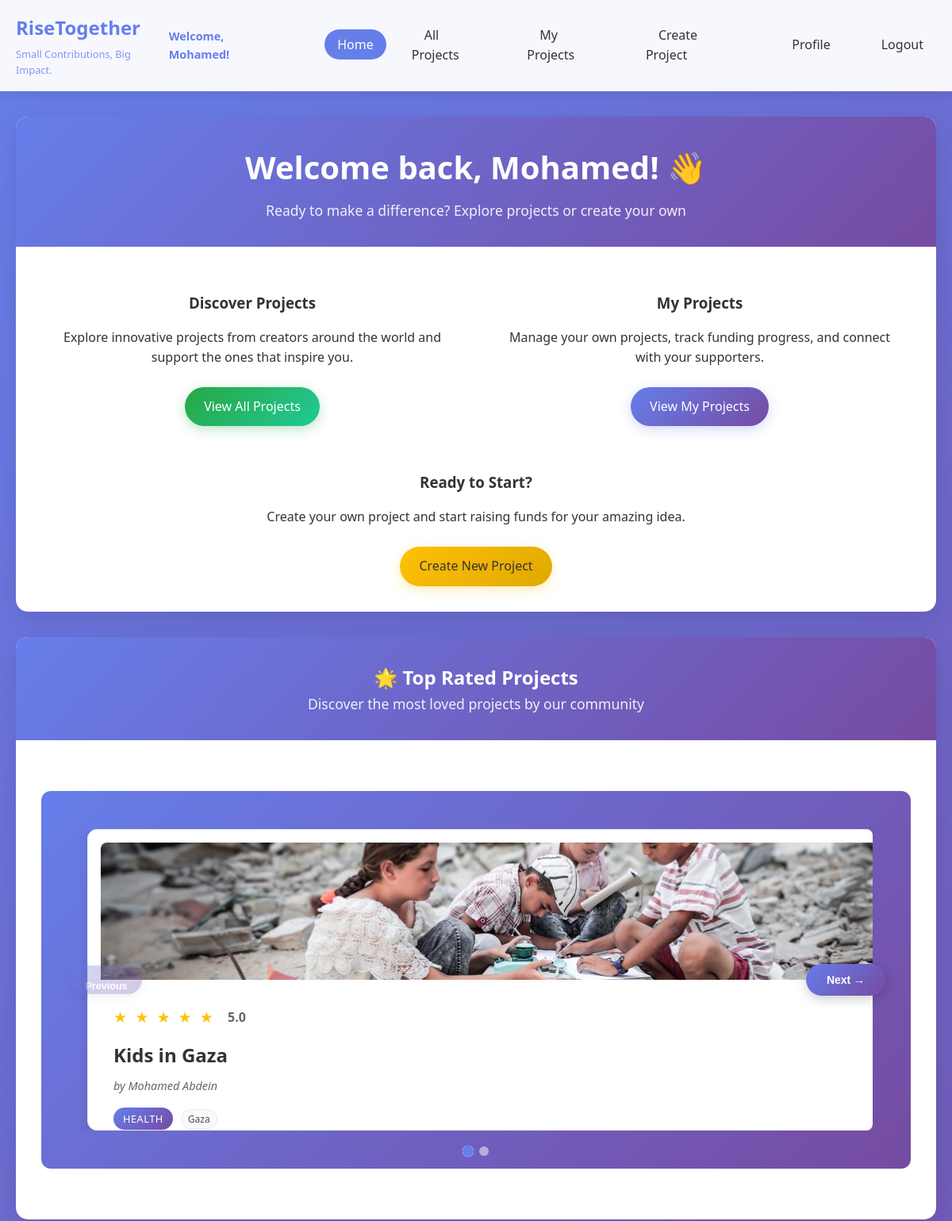
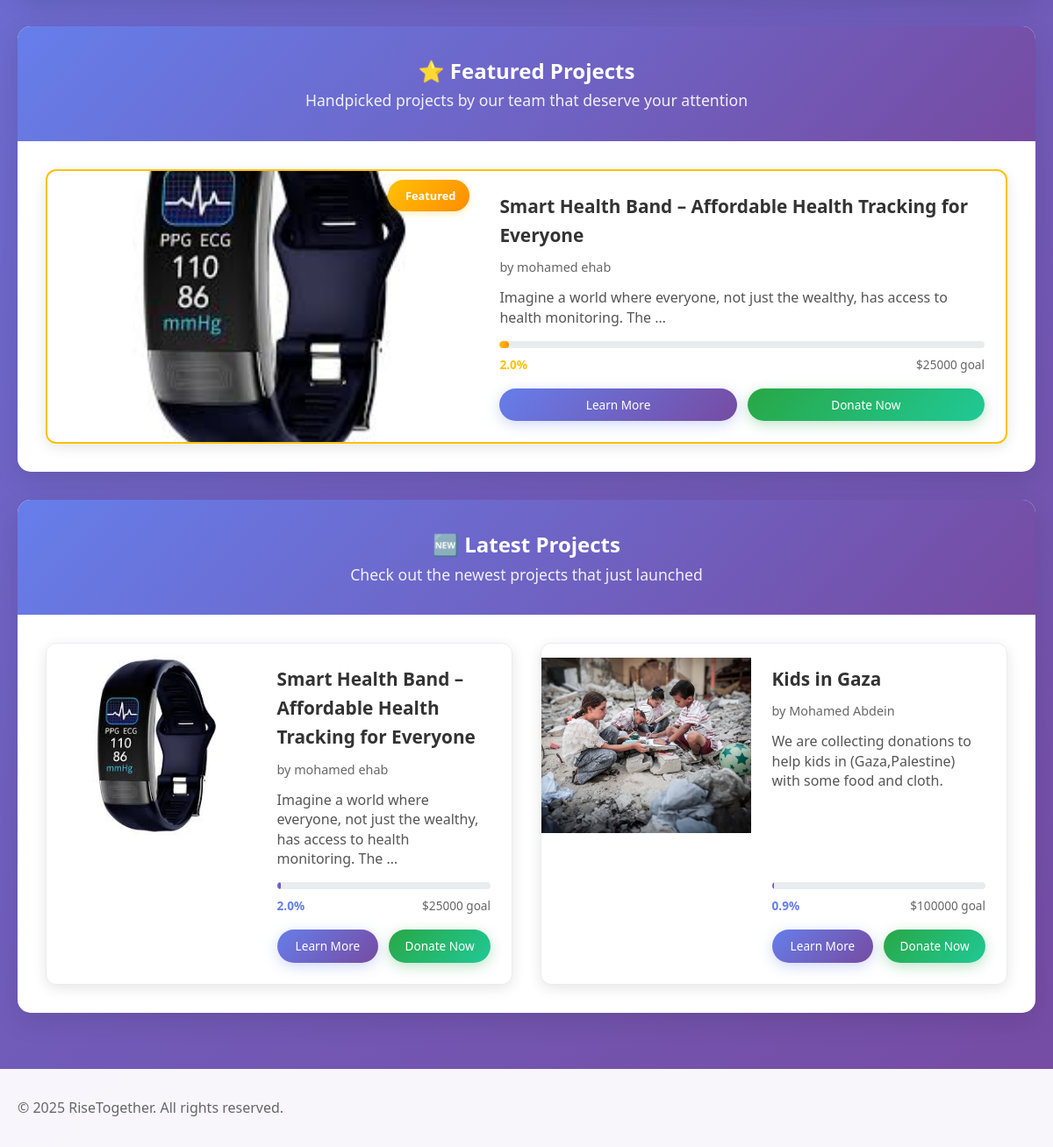
/accounts/home/ (signed in), run on the app's committed database (2 pictures, top to bottom).
### accounts/models.py (models this page shows)
class CustomUser(AbstractUser):
    phone_number = models.CharField(max_length=15, unique=True, null=True, blank=True)
    birthdate = models.DateField(null=True, blank=True)
    gender = models.CharField(max_length=10, choices=[('Male', 'Male'), ('Female', 'Female')])
    country = models.CharField(max_length=50)
    profile_picture = models.ImageField(upload_to='profile_pics/', blank=True, null=True)
    bio = models.TextField(blank=True,null=True)
    is_active = models.BooleanField(default=False)  # Users must activate their account via email

### projects/models.py (models this page shows, shortened)
class Project(models.Model):
    owner = models.ForeignKey(settings.AUTH_USER_MODEL, on_delete=models.CASCADE)
    title = models.CharField(max_length=200)
    details = models.TextField()
    category = models.ForeignKey(Category, on_delete=models.SET_NULL, null=True)
    total_target = models.DecimalField(max_digits=10, decimal_places=2)
    tags = models.CharField(max_length=200, blank=True)
    start_time = models.DateTimeField()
    end_time = models.DateTimeField()
    image = models.ImageField(upload_to='project_images/', blank=True, null=True)
    STATUS_CHOICES = [
        ('active', 'Active'),
        ('cancelled', 'Cancelled'),
        ('completed', 'Completed'),
    ]
    status = models.CharField(max_length=20, choices=STATUS_CHOICES, default='active')
    featured = models.BooleanField(default=False, help_text="Mark this project as featured to display it on the home page")
    def get_main_image(self):
        if self.image:
            return self.image
        first_image = self.projectimage_set.first()
        return first_image.image if first_image else None
    def get_donation_percentage(self):
        total_donations = sum(donation.amount for donation in self.donation_set.all())
        if self.total_target > 0:
            return (total_donations / self.total_target) * 100
        return 0

class Category(models.Model):
    name = models.CharField(max_length=100)

class Donation(models.Model):
    user = models.ForeignKey(settings.AUTH_USER_MODEL, on_delete=models.CASCADE)
    project = models.ForeignKey('Project', on_delete=models.CASCADE)
    amount = models.DecimalField(max_digits=10, decimal_places=2)
    timestamp = models.DateTimeField(auto_now_add=True)

### accounts/views.py (the view)
# urls.py: path('home/', views.home_view, name='home'),
@login_required
def home_view(request):
    from projects.models import Project
    from django.db.models import Avg
    top_projects = Project.objects.filter(
        status='active'
    ).annotate(
        avg_rating=Avg('projectrating__rating')
    ).filter(
        avg_rating__isnull=False
    ).order_by('-avg_rating')[:5]
    latest_projects = Project.objects.filter(
        status='active'
    ).order_by('-start_time')[:5]
    featured_projects = Project.objects.filter(
        status='active',
        featured=True
    ).order_by('-start_time')[:5]
    return render(request, 'home.html', {
        'top_projects': top_projects,
        'latest_projects': latest_projects,
        'featured_projects': featured_projects
    })

### templates/home.html (shortened to what this page needs)
{% extends 'base.html' %}
{% block content %}
<div class="card mb-4">
    <div class="card-header">
        <h1>Welcome back, {{ user.first_name }}! 👋</h1>
        <p>Ready to make a difference? Explore projects or create your own</p>
    </div>
    <div class="card-content text-center">
        <div class="grid grid-2">
            <div class="p-3">
                <h3 class="mb-2">Discover Projects</h3>
                <p class="mb-3">Explore innovative projects from creators around the world and support the ones that inspire you.</p>
                <a href="{% url 'all_projects' %}" class="btn btn-success">View All Projects</a>
            </div>
            <div class="p-3">
                <h3 class="mb-2">My Projects</h3>
                <p class="mb-3">Manage your own projects, track funding progress, and connect with your supporters.</p>
                <a href="{% url 'my_projects' %}" class="btn">View My Projects</a>
            </div>
        </div>
        <div class="mt-4">
            <h3 class="mb-2">Ready to Start?</h3>
            <p class="mb-3">Create your own project and start raising funds for your amazing idea.</p>
            <a href="{% url 'create_project' %}" class="btn btn-warning">Create New Project</a>
        </div>
    </div>
</div>
{% if top_projects %}
<div class="card mb-4">
    <div class="card-header">
        <h2>🌟 Top Rated Projects</h2>
        <p>Discover the most loved projects by our community</p>
    </div>
    <div class="card-content">
        <div class="slider-container">
            <div class="slider-wrapper">
                <div class="slider-track" id="slider-track">
                    {% for project in top_projects %}
                    <div class="slider-slide">
                        <div class="project-slide-card">
                            <div class="project-slide-image">
                                {% if project.get_main_image %}
                                    <img src="{{ project.get_main_image.url }}" alt="{{ project.title }}">
                                {% else %}
                                    <div class="no-image-placeholder">
                                        <i class="fas fa-image"></i>
                                    </div>
                                {% endif %}
                            </div>
                            <div class="project-slide-content">
                                <div class="project-rating">
                                    {% for i in "12345" %}
                                        {% if forloop.counter <= project.avg_rating %}
                                            <span class="star filled">★</span>
                                        {% else %}
                                            <span class="star">☆</span>
                                        {% endif %}
                                    {% endfor %}
                                    <span class="rating-text">{{ project.avg_rating|floatformat:1 }}</span>
                                </div>
                                <h3 class="project-title">
                                    <a href="{% url 'project_detail' project.id %}">{{ project.title }}</a>
                                </h3>
                                <p class="project-owner">by {{ project.owner.first_name }} {{ project.owner.last_name }}</p>
                                <div class="project-meta">
                                    {% if project.category %}
                                        <span class="project-category">{{ project.category.name }}</span>
                                    {% endif %}
                                    {% if project.tags %}
                                        <div class="project-tags">
                                            {% for tag in project.tags.split|slice:":3" %}
                                                <span class="tag">{{ tag }}</span>
                                            {% endfor %}
                                        </div>
                                    {% endif %}
                                </div>
                            </div>
                        </div>
                    </div>
                    {% endfor %}
                </div>
            </div>
<button class="slider-nav prev" id="prev-btn" aria-label="Previous project" title="Previous project">
    ← Previous
</button>
<button class="slider-nav next" id="next-btn" aria-label="Next project" title="Next project">
    Next →
</button>
            <div class="slider-dots" id="slider-dots" role="tablist" aria-label="Project navigation">
                {% for project in top_projects %}
                <button class="dot {% if forloop.first %}active{% endif %}"
                        data-slide="{{ forloop.counter0 }}"
                        role="tab"
                        aria-label="Go to project {{ forloop.counter }}"
                        aria-selected="{% if forloop.first %}true{% else %}false{% endif %}">
                </button>
                {% endfor %}
            </div>
        </div>
    </div>
</div>
{% endif %}
{% if featured_projects %}
<div class="card mb-4">
    <div class="card-header">
        <h2>⭐ Featured Projects</h2>
        <p>Handpicked projects by our team that deserve your attention</p>
    </div>
    <div class="card-content">
        <div class="featured-projects-grid">
            {% for project in featured_projects %}
            <div class="featured-project-card">
                <div class="featured-project-image">
                    {% if project.get_main_image %}
                        <img src="{{ project.get_main_image.url }}" alt="{{ project.title }}">
                    {% else %}
                        <div class="no-image-placeholder">
                            <i class="fas fa-image"></i>
                        </div>
                    {% endif %}
                    <div class="featured-badge">
                         Featured
                    </div>
                </div>
                <div class="featured-project-content">
                    <h3 class="featured-project-title">
                        <a href="{% url 'project_detail' project.id %}">{{ project.title }}</a>
                    </h3>
                    <p class="featured-project-owner">by {{ project.owner.first_name }} {{ project.owner.last_name }}</p>
                    <p class="featured-project-description">{{ project.details|truncatewords:15 }}</p>
                    <div class="featured-progress-container">
                        <div class="featured-progress">
                            <div class="featured-progress-bar" style="--progress-width: {{ project.get_donation_percentage }}%"></div>
                        </div>
                        <div class="featured-progress-stats">
                            <span class="featured-percentage">{{ project.get_donation_percentage|floatformat:1 }}%</span>
                            <span class="featured-amount">${{ project.total_target|floatformat:0 }} goal</span>
                        </div>
                    </div>
                    <div class="featured-project-actions">
                        <a href="{% url 'project_detail' project.id %}" class="btn btn-sm btn-outline-primary">Learn More</a>
                        <a href="{% url 'donate' project.id %}" class="btn btn-sm btn-success">Donate Now</a>
                    </div>
                </div>
            </div>
            {% endfor %}
        </div>
    </div>
</div>
{% endif %}
{% if latest_projects %}
<div class="card mb-4">
    <div class="card-header">
        <h2>🆕 Latest Projects</h2>
        <p>Check out the newest projects that just launched</p>
    </div>
    <div class="card-content">
        <div class="latest-projects-grid">
            {% for project in latest_projects %}
            <div class="latest-project-card">
                <div class="latest-project-image">
                    {% if project.get_main_image %}
                        <img src="{{ project.get_main_image.url }}" alt="{{ project.title }}">
                    {% else %}
                        <div class="no-image-placeholder">
                            <i class="fas fa-image"></i>
                        </div>
                    {% endif %}
                </div>
                <div class="latest-project-content">
                    <h3 class="latest-project-title">
                        <a href="{% url 'project_detail' project.id %}">{{ project.title }}</a>
                    </h3>
                    <p class="latest-project-owner">by {{ project.owner.first_name }} {{ project.owner.last_name }}</p>
                    <p class="latest-project-description">{{ project.details|truncatewords:15 }}</p>
                    <div class="latest-progress-container">
                        <div class="latest-progress">
                            <div class="latest-progress-bar" style="--progress-width: {{ project.get_donation_percentage }}%"></div>
                        </div>
                        <div class="latest-progress-stats">
                            <span class="latest-percentage">{{ project.get_donation_percentage|floatformat:1 }}%</span>
                            <span class="latest-amount">${{ project.total_target|floatformat:0 }} goal</span>
                        </div>
                    </div>
                    <div class="latest-project-actions">
                        <a href="{% url 'project_detail' project.id %}" class="btn btn-sm btn-outline-primary">Learn More</a>
                        <a href="{% url 'donate' project.id %}" class="btn btn-sm btn-success">Donate Now</a>
                    </div>
                </div>
            </div>
            {% endfor %}
        </div>
    </div>
</div>
{% endif %}
{% endblock %}

### templates/base.html (shortened to what this page needs)
<!DOCTYPE html>
<html lang="en">
<head>
    {% load static %}
    <link rel="stylesheet" href="{% static 'style.css' %}">
</head>
<body>
    <nav class="navbar">
        <div class="nav-container">
            <div class="nav-brand-container">
                <a href="{% url 'home' %}" class="nav-brand">RiseTogether</a>
                <p class="nav-slogan">Small Contributions, Big Impact.</p>
            </div>
            <ul class="nav-menu">
                {% if user.is_authenticated %}
                    <span class="user-welcome">Welcome, {{ user.first_name }}!</span>
                    <li><a href="{% url 'home' %}" class="{% if request.resolver_match.url_name == 'home' %}active{% endif %}">Home</a></li>
                    <li><a href="{% url 'all_projects' %}" class="{% if request.resolver_match.url_name == 'all_projects' %}active{% endif %}">All Projects</a></li>
                    <li><a href="{% url 'my_projects' %}" class="{% if request.resolver_match.url_name == 'my_projects' %}active{% endif %}">My Projects</a></li>
                    <li><a href="{% url 'create_project' %}" class="{% if request.resolver_match.url_name == 'create_project' %}active{% endif %}">Create Project</a></li>
                    <li><a href="{% url 'profile' %}" class="{% if request.resolver_match.url_name == 'profile' %}active{% endif %}">Profile</a></li>
                    <li><a href="{% url 'logout' %}">Logout</a></li>
                {% else %}
                    <li><a href="{% url 'login' %}" class="{% if request.resolver_match.url_name == 'login' %}active{% endif %}">Login</a></li>
                    <li><a href="{% url 'register' %}" class="{% if request.resolver_match.url_name == 'register' %}active{% endif %}">Register</a></li>
                {% endif %}
            </ul>
        </div>
    </nav>
    <main class="main-container">
        {% block content %}{% endblock %}
    </main>
    <footer class="footer">
        <div class="nav-container">
            <p>&copy; 2025 RiseTogether. All rights reserved.</p>
        </div>
    </footer>
</body>
</html>

### data on the page
CustomUser: first_name "Mohamed"
Project: get_main_image (picture), avg_rating "5.0", title "Kids in Gaza", owner.first_name "Mohamed", owner.last_name "Abdein", category.name "HEALTH", split "Gaza", details "We are collecting donations to help kids in (Gaza,Palestine) with some food and cloth.", get_donation_percentage "0.9", total_target "100000"
Project: get_main_image (picture), title "Smart Health Band – Affordable Health Tracking for Everyone", owner.first_name "mohamed", owner.last_name "ehab", details "Imagine a world where everyone, not just the wealthy, has access to health monitoring. The …", get_donation_percentage "2.0", total_target "25000"
